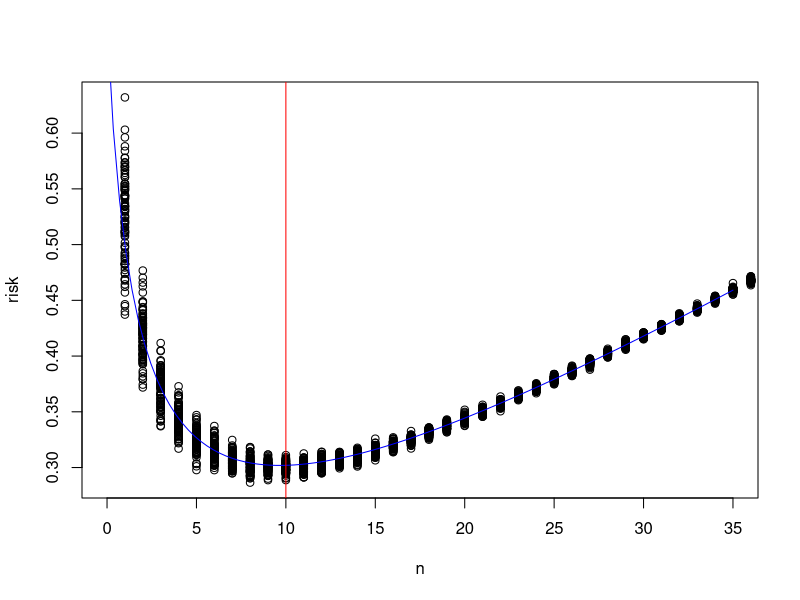

Generate this figure with R:
# SAMPLE SIZE USING POISSON-GAMMA MODEL UNDER DECISION 
# THEORETIC APPROACH
# LOSS FUNCTION 1: rho*tau+(a-lambda)^+ + (lambda-b)^+ -> lf = 1
# LOSS FUNCTION 2: gam*tau+(lam-m)^2/tau               -> lf = 2
ssPoiGamma2 <- function(lf, lam0, theta0, w, c, rho = NULL,
                         gam = NULL, nmax = 1E3, nrep = 1E2, lrep = 1E2,
                         plot = TRUE, ...) {
  risk <- numeric()
  if (lf == 1) {
    for (n in 1:nmax) {
      for (i in 1:nrep) {
        loss <- numeric()
        #lam <- rgamma(lrep, shape = theta0, rate = theta0/lam0)
        #sn <- rpois(lrep, n*w*lam)
        sn <- rnbinom(lrep, mu = n*w*lam0, size = n*theta0)
        #sn <- rpois(lrep, n*w*lam0)
        kappa <- theta0 + sn
        psi <- n*w + theta0/lam0
        a <- qgamma(rho/2, shape = kappa, rate = psi)
        b <- qgamma(1 - rho/2, shape = kappa, rate = psi)
        tau <- (b - a)/2
        #loss <- rho*tau+ifelse(a-lam>0,a-lam,0)+ifelse(lam-b>0,lam-b,0)+c*n
        loss <- (kappa/psi)*(pgamma(b, shape = kappa + 1, rate = psi, lower.tail = FALSE) - pgamma(a, shape = kappa + 1, rate = psi)) + c*n
        risk <- append(risk, mean(loss))
      }
    }
  } else if (lf == 2){
    for (n in 1:nmax) {
      for (i in 1:nrep) {
        loss <- numeric()
        #lam <- rgamma(lrep, shape = phi, rate = phi/lam0)
        sn <- rnbinom(lrep, mu = n*w*lam0, size = n*theta0)
        #s <- rpois(lrep, n*w*lam)
        #for (j in 1:100) {
        #s <- rpois(1, n*w*lam0)
        kappa <- theta0 + sn
        psi <- n*w + theta0/lam0
        a <- kappa/psi - sqrt(kappa/gam)/psi
        b <- kappa/psi + sqrt(kappa/gam)/psi
        tau <- (b - a)/2
        m <- (a + b)/2
        #lam <- rgamma(lrep, shape = psi, rate = kappa)
        #loss <- append(loss, mean(gam*tau+(lam-m)^2/tau+c*n))
        loss <- 2*sqrt(gam*kappa)/psi + c*n
        #}
        risk <- append(risk, mean(loss))
      }
    }
  }
  Y <- log(risk - c*rep(1:nmax, each = nrep))
  mod <- lm(Y ~ I(log(rep(1:nmax + 1, each = nrep))))
  e <- as.numeric(exp(mod$coef[1]))
  g <- as.numeric(-mod$coef[2])
  nmin <- ceiling((e*g/c)^(1/(g + 1))-1)
  if (plot == TRUE) {
    plot(rep(1:nmax, each = nrep), risk, xlim = c(0, nmin + 0.5*nmax), xlab="n")
    curve <- function(x) {c*x + e/(1 + x)^g}
    plot(function(x)curve(x), 0, nmin + 0.5*nmax, col = "blue", add=TRUE)
    abline(v = nmin, col = "red")
  }
  cat("\nCall for Poisson-gamma \n")
  if (lf == 1) cat("lam0 =", lam0, ";theta0 =", theta0,"; w =", w, "; rho =", rho, "; c = ", c, "\n")
  if (lf == 2) cat("lam0 =", lam0, ";theta0 =", theta0,"; w =", w, "; gam =", gam, "; c = ", c, "\n")
  cat("n =", n)
}

# EXAMPLES
#
ssPoiGamma2(lf = 2, lam0=10, theta0 = 5, w = 0.5, c=0.01, gam=1/1, plot = FALSE, nmax = 50)
ssPoiGamma2(lf = 1, lam0=10, theta0 = 0.5, w = 1, c=0.01, rho = 0.1, plot = TRUE, nmax = 50)
